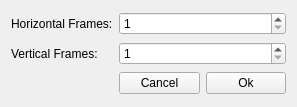
<?xml version="1.0" encoding="UTF-8"?>
<ui version="4.0">
 <class>FrameSplitter</class>
 <widget class="QWidget" name="FrameSplitter">
  <property name="geometry">
   <rect>
    <x>0</x>
    <y>0</y>
    <width>297</width>
    <height>107</height>
   </rect>
  </property>
  <property name="windowTitle">
   <string>Frame Splitter</string>
  </property>
  <layout class="QGridLayout" name="gridLayout">
   <item row="0" column="0">
    <widget class="QLabel" name="label">
     <property name="text">
      <string>Horizontal Frames:</string>
     </property>
    </widget>
   </item>
   <item row="0" column="1" colspan="2">
    <widget class="QSpinBox" name="spinBoxHFrames">
     <property name="minimum">
      <number>1</number>
     </property>
    </widget>
   </item>
   <item row="1" column="0">
    <widget class="QLabel" name="label_2">
     <property name="text">
      <string>Vertical Frames:</string>
     </property>
    </widget>
   </item>
   <item row="1" column="1" colspan="2">
    <widget class="QSpinBox" name="spinBoxVFrames">
     <property name="minimum">
      <number>1</number>
     </property>
    </widget>
   </item>
   <item row="2" column="1">
    <widget class="QPushButton" name="pushButtonCancel">
     <property name="text">
      <string>Cancel</string>
     </property>
    </widget>
   </item>
   <item row="2" column="2">
    <widget class="QPushButton" name="pushButtonOk">
     <property name="text">
      <string>Ok</string>
     </property>
    </widget>
   </item>
  </layout>
 </widget>
 <resources/>
 <connections/>
</ui>
